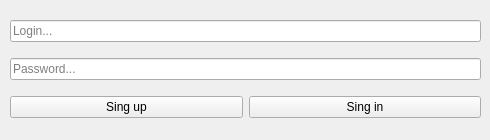
<?xml version="1.0" encoding="UTF-8"?>
<ui version="4.0">
 <class>MainWindow</class>
 <widget class="QMainWindow" name="MainWindow">
  <property name="geometry">
   <rect>
    <x>0</x>
    <y>0</y>
    <width>490</width>
    <height>140</height>
   </rect>
  </property>
  <property name="windowTitle">
   <string>Sing up or sing in</string>
  </property>
  <widget class="QWidget" name="centralwidget">
   <widget class="QWidget" name="">
    <property name="geometry">
     <rect>
      <x>10</x>
      <y>10</y>
      <width>471</width>
      <height>121</height>
     </rect>
    </property>
    <layout class="QGridLayout" name="gridLayout">
     <item row="0" column="0" colspan="2">
      <widget class="QLineEdit" name="lineEdit">
       <property name="placeholderText">
        <string>Login...</string>
       </property>
      </widget>
     </item>
     <item row="1" column="0" colspan="2">
      <widget class="QLineEdit" name="lineEdit_2">
       <property name="placeholderText">
        <string>Password...</string>
       </property>
      </widget>
     </item>
     <item row="2" column="0">
      <widget class="QPushButton" name="pushButton">
       <property name="text">
        <string>Sing up</string>
       </property>
      </widget>
     </item>
     <item row="2" column="1">
      <widget class="QPushButton" name="pushButton_2">
       <property name="text">
        <string>Sing in</string>
       </property>
      </widget>
     </item>
    </layout>
   </widget>
  </widget>
 </widget>
 <resources/>
 <connections/>
</ui>
